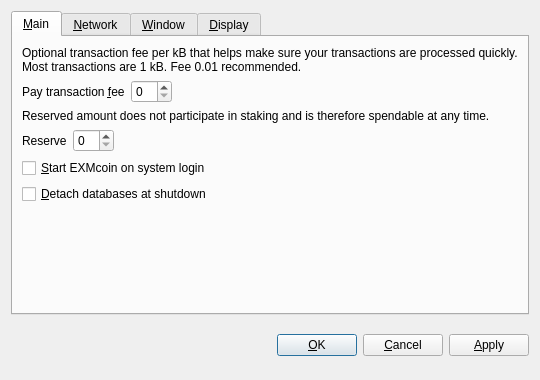
<?xml version="1.0" encoding="UTF-8"?>
<ui version="4.0">
 <class>OptionsDialog</class>
 <widget class="QDialog" name="OptionsDialog">
  <property name="geometry">
   <rect>
    <x>0</x>
    <y>0</y>
    <width>540</width>
    <height>380</height>
   </rect>
  </property>
  <property name="windowTitle">
   <string>Options</string>
  </property>
  <property name="modal">
   <bool>true</bool>
  </property>
  <layout class="QVBoxLayout" name="verticalLayout">
   <item>
    <widget class="QTabWidget" name="tabWidget">
     <property name="tabPosition">
      <enum>QTabWidget::North</enum>
     </property>
     <property name="currentIndex">
      <number>0</number>
     </property>
     <widget class="QWidget" name="tabMain">
      <attribute name="title">
       <string>&amp;Main</string>
      </attribute>
      <layout class="QVBoxLayout" name="verticalLayout_Main">
       <item>
        <widget class="QLabel" name="transactionFeeInfoLabel">
         <property name="text">
          <string>Optional transaction fee per kB that helps make sure your transactions are processed quickly. Most transactions are 1 kB. Fee 0.01 recommended.</string>
         </property>
         <property name="textFormat">
          <enum>Qt::PlainText</enum>
         </property>
         <property name="wordWrap">
          <bool>true</bool>
         </property>
        </widget>
       </item>
       <item>
        <layout class="QHBoxLayout" name="horizontalLayoutFee">
         <item>
          <widget class="QLabel" name="transactionFeeLabel">
           <property name="text">
            <string>Pay transaction &amp;fee</string>
           </property>
           <property name="textFormat">
            <enum>Qt::PlainText</enum>
           </property>
           <property name="buddy">
            <cstring>transactionFee</cstring>
           </property>
          </widget>
         </item>
         <item>
          <widget class="BitcoinAmountField" name="transactionFee"/>
         </item>
         <item>
          <spacer name="horizontalSpacerFee">
           <property name="orientation">
            <enum>Qt::Horizontal</enum>
           </property>
           <property name="sizeHint" stdset="0">
            <size>
             <width>40</width>
             <height>20</height>
            </size>
           </property>
          </spacer>
         </item>
        </layout>
       </item>
       <item>
        <widget class="QLabel" name="reserveBalanceInfoLabel">
         <property name="text">
          <string>Reserved amount does not participate in staking and is therefore spendable at any time.</string>
         </property>
         <property name="textFormat">
          <enum>Qt::PlainText</enum>
         </property>
         <property name="wordWrap">
          <bool>true</bool>
         </property>
        </widget>
       </item>
       <item>
        <layout class="QHBoxLayout" name="horizontalLayoutReserveBalance">
         <item>
          <widget class="QLabel" name="reserveBalanceLabel">
           <property name="text">
            <string>Reserve</string>
           </property>
           <property name="textFormat">
            <enum>Qt::PlainText</enum>
           </property>
           <property name="buddy">
            <cstring>reserveBalance</cstring>
           </property>
          </widget>
         </item>
         <item>
          <widget class="BitcoinAmountField" name="reserveBalance"/>
         </item>
         <item>
          <spacer name="horizontalSpacerReserveBalance">
           <property name="orientation">
            <enum>Qt::Horizontal</enum>
           </property>
           <property name="sizeHint" stdset="0">
            <size>
             <width>40</width>
             <height>20</height>
            </size>
           </property>
          </spacer>
         </item>
        </layout>
       </item>
       <item>
        <widget class="QCheckBox" name="bitcoinAtStartup">
         <property name="toolTip">
          <string>Automatically start EXMcoin after logging in to the system.</string>
         </property>
         <property name="text">
          <string>&amp;Start EXMcoin on system login</string>
         </property>
        </widget>
       </item>
       <item>
        <widget class="QCheckBox" name="detachDatabases">
         <property name="toolTip">
          <string>Detach block and address databases at shutdown. This means they can be moved to another data directory, but it slows down shutdown. The wallet is always detached.</string>
         </property>
         <property name="text">
          <string>&amp;Detach databases at shutdown</string>
         </property>
        </widget>
       </item>
       <item>
        <spacer name="verticalSpacer_Main">
         <property name="orientation">
          <enum>Qt::Vertical</enum>
         </property>
         <property name="sizeHint" stdset="0">
          <size>
           <width>20</width>
           <height>40</height>
          </size>
         </property>
        </spacer>
       </item>
      </layout>
     </widget>
     <widget class="QWidget" name="tabNetwork">
      <attribute name="title">
       <string>&amp;Network</string>
      </attribute>
      <layout class="QVBoxLayout" name="verticalLayout_Network">
       <item>
        <widget class="QCheckBox" name="mapPortUpnp">
         <property name="toolTip">
          <string>Automatically open the EXMcoin client port on the router. This only works when your router supports UPnP and it is enabled.</string>
         </property>
         <property name="text">
          <string>Map port using &amp;UPnP</string>
         </property>
        </widget>
       </item>
       <item>
        <widget class="QCheckBox" name="connectSocks">
         <property name="toolTip">
          <string>Connect to the EXMcoin network through a SOCKS proxy (e.g. when connecting through Tor).</string>
         </property>
         <property name="text">
          <string>&amp;Connect through SOCKS proxy:</string>
         </property>
        </widget>
       </item>
       <item>
        <layout class="QHBoxLayout" name="horizontalLayout_Network">
         <item>
          <widget class="QLabel" name="proxyIpLabel">
           <property name="text">
            <string>Proxy &amp;IP:</string>
           </property>
           <property name="textFormat">
            <enum>Qt::PlainText</enum>
           </property>
           <property name="buddy">
            <cstring>proxyIp</cstring>
           </property>
          </widget>
         </item>
         <item>
          <widget class="QValidatedLineEdit" name="proxyIp">
           <property name="maximumSize">
            <size>
             <width>140</width>
             <height>16777215</height>
            </size>
           </property>
           <property name="toolTip">
            <string>IP address of the proxy (e.g. 127.0.0.1)</string>
           </property>
          </widget>
         </item>
         <item>
          <widget class="QLabel" name="proxyPortLabel">
           <property name="text">
            <string>&amp;Port:</string>
           </property>
           <property name="textFormat">
            <enum>Qt::PlainText</enum>
           </property>
           <property name="buddy">
            <cstring>proxyPort</cstring>
           </property>
          </widget>
         </item>
         <item>
          <widget class="QLineEdit" name="proxyPort">
           <property name="maximumSize">
            <size>
             <width>55</width>
             <height>16777215</height>
            </size>
           </property>
           <property name="toolTip">
            <string>Port of the proxy (e.g. 9050)</string>
           </property>
          </widget>
         </item>
         <item>
          <widget class="QLabel" name="socksVersionLabel">
           <property name="text">
            <string>SOCKS &amp;Version:</string>
           </property>
           <property name="textFormat">
            <enum>Qt::PlainText</enum>
           </property>
           <property name="buddy">
            <cstring>socksVersion</cstring>
           </property>
          </widget>
         </item>
         <item>
          <widget class="QValueComboBox" name="socksVersion">
           <property name="toolTip">
            <string>SOCKS version of the proxy (e.g. 5)</string>
           </property>
          </widget>
         </item>
         <item>
          <spacer name="horizontalSpacer_Network">
           <property name="orientation">
            <enum>Qt::Horizontal</enum>
           </property>
           <property name="sizeHint" stdset="0">
            <size>
             <width>40</width>
             <height>20</height>
            </size>
           </property>
          </spacer>
         </item>
        </layout>
       </item>
       <item>
        <spacer name="verticalSpacer_Network">
         <property name="orientation">
          <enum>Qt::Vertical</enum>
         </property>
         <property name="sizeHint" stdset="0">
          <size>
           <width>20</width>
           <height>40</height>
          </size>
         </property>
        </spacer>
       </item>
      </layout>
     </widget>
     <widget class="QWidget" name="tabWindow">
      <attribute name="title">
       <string>&amp;Window</string>
      </attribute>
      <layout class="QVBoxLayout" name="verticalLayout_Window">
       <item>
        <widget class="QCheckBox" name="minimizeToTray">
         <property name="toolTip">
          <string>Show only a tray icon after minimizing the window.</string>
         </property>
         <property name="text">
          <string>&amp;Minimize to the tray instead of the taskbar</string>
         </property>
        </widget>
       </item>
       <item>
        <widget class="QCheckBox" name="minimizeOnClose">
         <property name="toolTip">
          <string>Minimize instead of exit the application when the window is closed. When this option is enabled, the application will be closed only after selecting Quit in the menu.</string>
         </property>
         <property name="text">
          <string>M&amp;inimize on close</string>
         </property>
        </widget>
       </item>
       <item>
        <spacer name="verticalSpacer_Window">
         <property name="orientation">
          <enum>Qt::Vertical</enum>
         </property>
         <property name="sizeHint" stdset="0">
          <size>
           <width>20</width>
           <height>40</height>
          </size>
         </property>
        </spacer>
       </item>
      </layout>
     </widget>
     <widget class="QWidget" name="tabDisplay">
      <attribute name="title">
       <string>&amp;Display</string>
      </attribute>
      <layout class="QVBoxLayout" name="verticalLayout_Display">
       <item>
        <layout class="QHBoxLayout" name="horizontalLayout_1_Display">
         <item>
          <widget class="QLabel" name="langLabel">
           <property name="text">
            <string>User Interface &amp;language:</string>
           </property>
           <property name="textFormat">
            <enum>Qt::PlainText</enum>
           </property>
           <property name="buddy">
            <cstring>lang</cstring>
           </property>
          </widget>
         </item>
         <item>
          <widget class="QValueComboBox" name="lang">
           <property name="toolTip">
            <string>The user interface language can be set here. This setting will take effect after restarting EXMcoin.</string>
           </property>
          </widget>
         </item>
        </layout>
       </item>
       <item>
        <layout class="QHBoxLayout" name="horizontalLayout_2_Display">
         <item>
          <widget class="QLabel" name="unitLabel">
           <property name="text">
            <string>&amp;Unit to show amounts in:</string>
           </property>
           <property name="textFormat">
            <enum>Qt::PlainText</enum>
           </property>
           <property name="buddy">
            <cstring>unit</cstring>
           </property>
          </widget>
         </item>
         <item>
          <widget class="QValueComboBox" name="unit">
           <property name="toolTip">
            <string>Choose the default subdivision unit to show in the interface and when sending coins.</string>
           </property>
          </widget>
         </item>
        </layout>
       </item>
       <item>
        <widget class="QCheckBox" name="displayAddresses">
         <property name="toolTip">
          <string>Whether to show EXMcoin addresses in the transaction list or not.</string>
         </property>
         <property name="text">
          <string>&amp;Display addresses in transaction list</string>
         </property>
        </widget>
       </item>
       <item>
        <widget class="QCheckBox" name="coinControlFeatures">
         <property name="toolTip">
          <string>Whether to show coin control features or not.</string>
         </property>
         <property name="text">
          <string>Display coin &amp;control features (experts only!)</string>
         </property>
        </widget>
       </item>
       <item>
        <widget class="QCheckBox" name="minimizeCoinAge"> 
         <property name="toolTip"> 
          <string>Whether to select the coin outputs randomly or with minimal coin age.</string> 
         </property> 
         <property name="text"> 
          <string>Minimize weight consumption (experimental)</string> 
         </property> 
        </widget> 
       </item> 
       <item>
        <spacer name="verticalSpacer_Display">
         <property name="orientation">
          <enum>Qt::Vertical</enum>
         </property>
         <property name="sizeHint" stdset="0">
          <size>
           <width>20</width>
           <height>40</height>
          </size>
         </property>
        </spacer>
       </item>
      </layout>
     </widget>
    </widget>
   </item>
   <item>
    <layout class="QHBoxLayout" name="horizontalLayout_Buttons">
     <item>
      <spacer name="horizontalSpacer_1">
       <property name="orientation">
        <enum>Qt::Horizontal</enum>
       </property>
       <property name="sizeHint" stdset="0">
        <size>
         <width>40</width>
         <height>48</height>
        </size>
       </property>
      </spacer>
     </item>
     <item>
      <widget class="QLabel" name="statusLabel">
       <property name="font">
        <font>
         <weight>75</weight>
         <bold>true</bold>
        </font>
       </property>
       <property name="text">
        <string/>
       </property>
       <property name="textFormat">
        <enum>Qt::PlainText</enum>
       </property>
       <property name="wordWrap">
        <bool>true</bool>
       </property>
      </widget>
     </item>
     <item>
      <spacer name="horizontalSpacer_2">
       <property name="orientation">
        <enum>Qt::Horizontal</enum>
       </property>
       <property name="sizeHint" stdset="0">
        <size>
         <width>40</width>
         <height>48</height>
        </size>
       </property>
      </spacer>
     </item>
     <item>
      <widget class="QPushButton" name="okButton">
       <property name="text">
        <string>&amp;OK</string>
       </property>
      </widget>
     </item>
     <item>
      <widget class="QPushButton" name="cancelButton">
       <property name="text">
        <string>&amp;Cancel</string>
       </property>
       <property name="autoDefault">
        <bool>false</bool>
       </property>
      </widget>
     </item>
     <item>
      <widget class="QPushButton" name="applyButton">
       <property name="text">
        <string>&amp;Apply</string>
       </property>
       <property name="autoDefault">
        <bool>false</bool>
       </property>
      </widget>
     </item>
    </layout>
   </item>
  </layout>
 </widget>
 <customwidgets>
  <customwidget>
   <class>BitcoinAmountField</class>
   <extends>QSpinBox</extends>
   <header>bitcoinamountfield.h</header>
  </customwidget>
  <customwidget>
   <class>QValueComboBox</class>
   <extends>QComboBox</extends>
   <header>qvaluecombobox.h</header>
  </customwidget>
  <customwidget>
   <class>QValidatedLineEdit</class>
   <extends>QLineEdit</extends>
   <header>qvalidatedlineedit.h</header>
  </customwidget>
 </customwidgets>
 <resources/>
 <connections/>
</ui>
